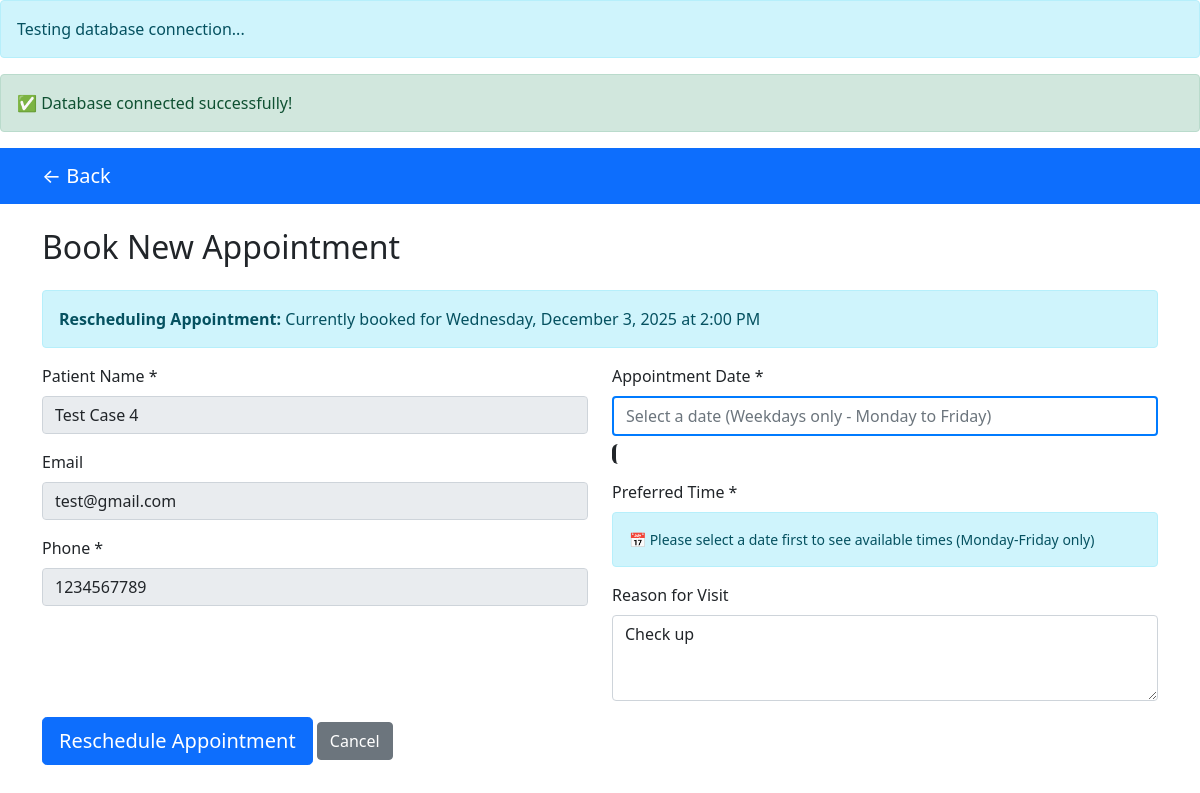
Page /booking/index.php?reschedule=CC202511294324 on the committed database.
### tables this page shows
CREATE TABLE `appointments` (
  `id` int(11) NOT NULL,
  `patient_name` varchar(255) NOT NULL,
  `patient_email` varchar(255) DEFAULT NULL,
  `patient_phone` varchar(20) DEFAULT NULL,
  `appointment_date` date NOT NULL,
  `appointment_time` time NOT NULL,
  `reason` text DEFAULT NULL,
  `status` varchar(20) DEFAULT 'booked',
  `booking_reference` varchar(50) DEFAULT NULL,
  `created_at` timestamp NOT NULL DEFAULT current_timestamp(),
  `reminder_sent` tinyint(1) DEFAULT 0,
  `reminder_sent_at` datetime DEFAULT NULL
);

### booking/index.php (the view, shortened to what this page needs)
<?php
include '../includes/config.php';
$is_rescheduling = false;
$current_appointment = null;
if (isset($_GET['reschedule'])) {
    $is_rescheduling = true;
    $booking_ref = $_GET['reschedule'];
    $stmt = $pdo->prepare("SELECT * FROM appointments WHERE booking_reference = ? AND status = 'booked'");
    $stmt->execute([$booking_ref]);
    $current_appointment = $stmt->fetch();
}
$form_submitted = false;
$submitted_name = $form_submitted ? '' : ($_POST['patient_name'] ?? '');
$submitted_email = $form_submitted ? '' : ($_POST['patient_email'] ?? '');
$submitted_phone = $form_submitted ? '' : ($_POST['patient_phone'] ?? '');
$submitted_date = $form_submitted ? '' : ($_POST['appointment_date'] ?? '');
$submitted_reason = $form_submitted ? '' : ($_POST['reason'] ?? '');
?>
<!DOCTYPE html>
<html lang="en">
<head>
    <link href="https://cdn.jsdelivr.net/npm/bootstrap@5.1.3/dist/css/bootstrap.min.css" rel="stylesheet">
    <link rel="stylesheet" href="https://cdn.jsdelivr.net/npm/flatpickr/dist/flatpickr.min.css">
</head>
<body>
    <nav class="navbar navbar-expand-lg navbar-dark bg-primary">
        <div class="container">
            <a class="navbar-brand" href="javascript:history.back()">← Back</a>
        </div>
    </nav>
    <div class="container mt-4">
        <h2>Book New Appointment</h2>
        <form method="POST" class="mt-4 needs-validation" id="bookingForm" novalidate>
            <?php if ($is_rescheduling && $current_appointment): ?>
            <div class="alert alert-info">
                <strong>Rescheduling Appointment:</strong> Currently booked for
                <?= date('l, F j, Y', strtotime($current_appointment['appointment_date'])); ?> at
                <?= date('g:i A', strtotime($current_appointment['appointment_time'])); ?>
            </div>
            <?php endif; ?>
            <div class="row">
                <div class="col-md-6">
                    <div class="mb-3">
                        <label class="form-label">Patient Name *</label>
                        <input type="text" name="patient_name" class="form-control"
                            value="<?= $is_rescheduling ? htmlspecialchars($current_appointment['patient_name']) : $submitted_name; ?>"
                            required <?= $is_rescheduling ? 'readonly' : ''; ?>>
                    </div>
                    <div class="mb-3">
                        <label class="form-label">Email</label>
                        <input type="email" name="patient_email" class="form-control"
                            value="<?= $is_rescheduling ? htmlspecialchars($current_appointment['patient_email']) : $submitted_email; ?>"
                            <?= $is_rescheduling ? 'readonly' : ''; ?>
                            pattern="[a-zA-Z0-9._%+-]+@[a-zA-Z0-9.-]+\.[a-zA-Z]{2,}$">
                    </div>
                    <div class="mb-3">
                        <label class="form-label">Phone *</label>
                        <input type="tel" name="patient_phone" class="form-control"
                            value="<?= $is_rescheduling ? htmlspecialchars($current_appointment['patient_phone']) : $submitted_phone; ?>"
                            required <?= $is_rescheduling ? 'readonly' : ''; ?>
                            pattern="[0-9+\-\s()]{7,15}">
                    </div>
                </div>
                <div class="col-md-6">
                    <div class="mb-3">
                        <label class="form-label">Appointment Date *</label>
                        <input type="text"
                               name="appointment_date"
                               class="form-control calendar-input"
                               required
                               value="<?= $submitted_date ?>"
                               id="appointmentDate"
                               placeholder="Select a date (Weekdays only - Monday to Friday)"
                               readonly>
                        <div id="dateStatus" class="day-status"></div>
                    </div>
                    <div class="mb-3">
                        <label class="form-label">Preferred Time *</label>
                        <div id="timeSlotsContainer">
                            <div class="alert alert-info">
                                <small>📅 Please select a date first to see available times (Monday-Friday only)</small>
                            </div>
                        </div>
                    </div>
                    <div class="mb-3">
                        <label class="form-label">Reason for Visit</label>
                        <textarea name="reason" class="form-control" rows="3" placeholder="Briefly describe why you're visiting..."><?= $is_rescheduling ? htmlspecialchars($current_appointment['reason']) : $submitted_reason; ?></textarea>
                    </div>
                </div>
            </div>
            <button type="submit" name="book_appointment" value="1" class="btn btn-primary btn-lg" id="submitBtn">
                <?= $is_rescheduling ? 'Reschedule Appointment' : 'Book Appointment'; ?>
            </button>
            <a href="javascript:history.back()" class="btn btn-secondary">Cancel</a>
        </form>
    </div>
</body>
</html>

### booking/index.php (style rules this page uses)
.day-status { font-size: 0.9rem; margin-top: 8px; padding: 10px; border-radius: 6px; border-left: 4px solid; }
.calendar-input { background: white !important; border: 2px solid #007bff !important; color: #007bff !important; font-weight: 500 !important; }

### rows in the picture
appointments: appointment_date "Wednesday, December 3, 2025", appointment_time "2:00 PM", patient_name "Test Case 4", patient_email "test@gmail.com", patient_phone "1234567789", reason "Check up"
